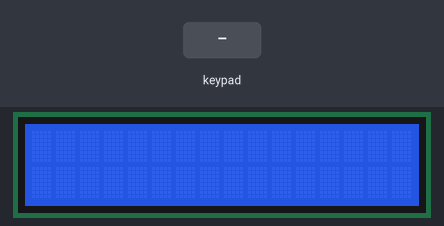
Recording of a sketch running on a simulated Arduino Uno, built with avr-gcc and run on an emulated ATmega328P. On the bench: 16×2 character LCD. Inputs (shaded band) come from the test bench. What the sketch prints to the serial monitor is not drawn.

Above: at 1.2 s.
1.3 s: keypad keys 2 3 4 5 # pressed 0.4 s apart
At 4.3 s:
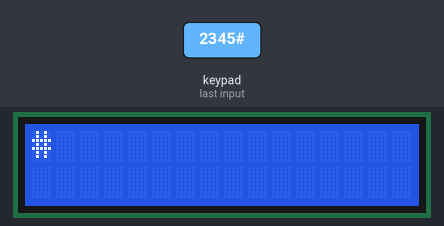
4.8 s: key 'A' pressed
At 5.7 s:
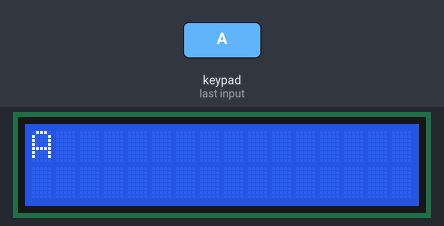
6.3 s: key 'B' pressed
At 6.9 s:
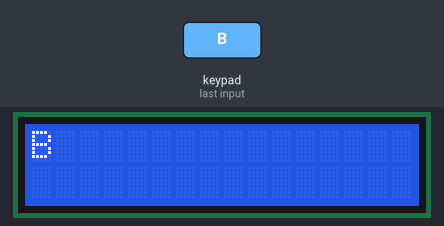
7.8 s: keypad keys 2 3 4 5 * pressed 0.4 s apart
At 10.4 s:
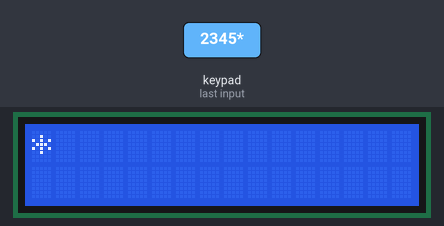
11.3 s: key 'C' pressed
At 11.7 s:
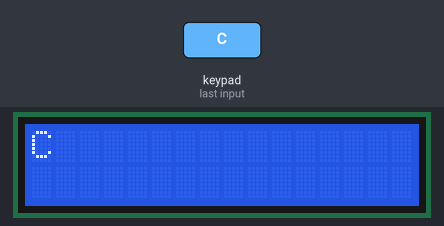
12.8 s: keypad keys 2 3 4 5 D pressed 0.4 s apart
At 14.22 s:
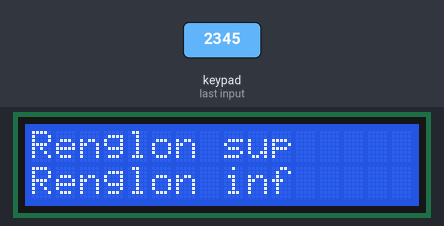
Timing chart, 0 to 15.8 s (numbered marks = the images above; inputs shaded):
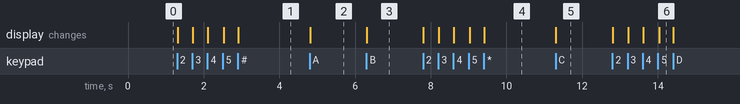

Measured:
- after the input at 1.3 s, the display: first changes at once (image 1 shows a later state)
- after the input at 4.8 s, the display: changes at once (image 2)
- after the input at 6.3 s, the display: changes at once (image 3)
- after the input at 7.8 s, the display: first changes at once (image 4 shows a later state)
- after the input at 11.3 s, the display: changes at once (image 5)
- after the input at 12.8 s, the display: first changes at once (image 6 shows a later state)

The sketch:

test_keypad_lcd.ino
```cpp
//Ejemplo de uso del keypad con una pantalla LCD, para mostrar la tecla presionada.
//
//La pantalla tiene integrada el driver I2C, por lo que solo se requieren 4 cables. Dicho
//driver requiere 2 librerias:
//  - Wire.h : Para definir los cables
//  - LiquidCrystal_I2C.h : Para poder operar sobre el I2C.

#include <Wire.h>
#include <LiquidCrystal_I2C.h>
#include <Keypad.h>

const byte ROWS = 4;
const byte COLS = 4;

char hexaKeys[ROWS][COLS] = {
  {'1', '2', '3', 'A'},
  {'4', '5', '6', 'B'},
  {'7', '8', '9', 'C'},
  {'*', '0', '#', 'D'}
};

byte rowPins[ROWS] = {2, 3, 4, 5};
byte colPins[COLS] = {6, 7, 8, 9};

Keypad customKeypad = Keypad(makeKeymap(hexaKeys), rowPins, colPins, ROWS, COLS);

//Crea la instancia de I2C (direccionHexa, Columnas, Filas)
//Para saber la address, ver "verify_lcd_address"
LiquidCrystal_I2C lcd(0x3F, 16, 2);

void setup(){
  Serial.begin(9600);
  lcd.backlight();  //Da color de fondo a la pantalla
  lcd.init();       //Inicia la pantalla
}

void loop(){
  //Espera tecla del keypad
  char customKey = customKeypad.getKey();
  //Si hay tecla, muestra en el LCD
  if (customKey){
    Serial.println(customKey);  //Muestra la tecal por SerialMonitor
    lcd.clear();                //Limpia la pantalla del LCD
    lcd.setCursor(0, 0);        //Posiciona el cursor en la pantalla (columna, fila)
    lcd.print(customKey);       //Imprime en la pantalla
    if (customKey == '5'){      //Si la tecla es igual a 5, damos un comportamiento determinado
      lcd.clear();
      lcd.setCursor(0, 0);
      lcd.print("Renglon sup");
      lcd.setCursor(0, 1);
      lcd.print("Renglon inf");
    }
  }
}
```
